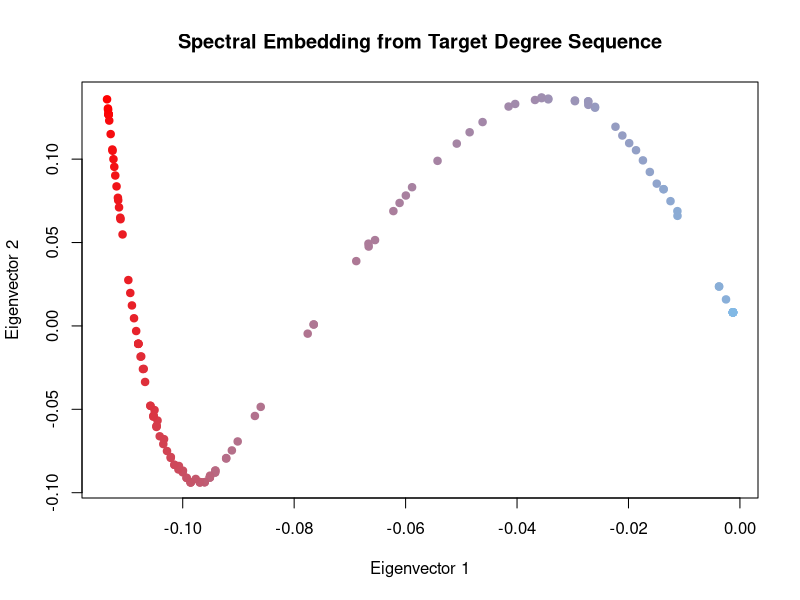

Write R code to recreate this figure.
library(igraph)

# 1. Define the Target Degree Sequence (from your data)
target_degrees <- c(
  1,   1,   1,   1,   1,   1,   1,   1,   1,   1,   1,   1,   2,   3,   3,   9,
  9,  10,  11,  11,  12,  13,  14,  15,  16,  17,  18,  21,  21,  22,  22,  22,
  24,  24,  28,  28,  29,  29,  30,  33,  34,  38,  40,  42,  45,  49,  50,  51,
  52,  55,  56,  56,  58,  65,  65,  66,  74,  75,  78,  79,  80,  80,  82,  82,
  82,  82,  83,  83,  83,  83,  84,  84,  84,  85,  85,  85,  86,  87,  87,  87,
  88,  88,  89,  89,  90,  90,  90,  91,  91,  92,  92,  93,  94,  94,  95,  96,
  96,  96,  96,  97,  97,  97,  97,  98,  98, 100, 101, 101, 102, 102, 103, 103,
  103, 103, 104, 105, 106, 107, 108, 112, 113, 113, 114, 115, 115, 116, 117, 118,
  119, 120, 120, 122, 124, 125, 125, 125, 125, 125, 127, 128, 140
)

# 2. Generate a graph with this exact degree sequence
# Note: The sum of degrees must be even, which it is in this case.
# The 'vl' method is for constructing a graph from a valid degree sequence.
g <- sample_degseq(target_degrees, method = "vl")

# 3. Perform Adjacency Spectral Embedding
adj_matrix <- as_adjacency_matrix(g, sparse = FALSE)
eigen_decomp <- eigen(adj_matrix)
eigenvectors <- eigen_decomp$vectors

# 4. Create the Plot
# Color the nodes by their degree to visualize the smooth transition
color_palette <- colorRampPalette(c("SkyBlue2", "red"))
# order(target_degrees) ensures the colors match the sorted degrees
node_colors <- color_palette(length(target_degrees))[rank(degree(g))]

# Plot the most informative eigenvectors
plot(eigenvectors[, 1], eigenvectors[, 2],
     col = node_colors,
     pch = 19,
     xlab = "Eigenvector 1",
     ylab = "Eigenvector 2",
     main = "Spectral Embedding from Target Degree Sequence"
)
